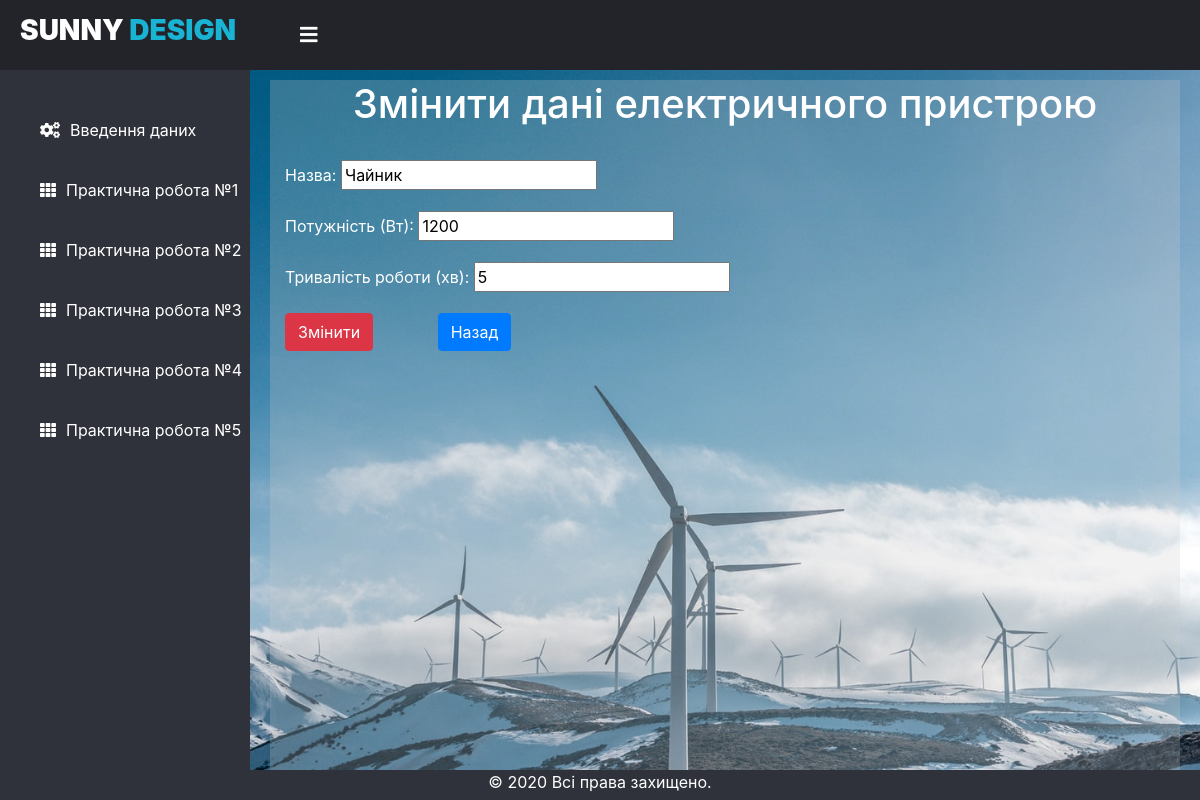
Page /laba/laba3/update_element/8 on the earlier database version.
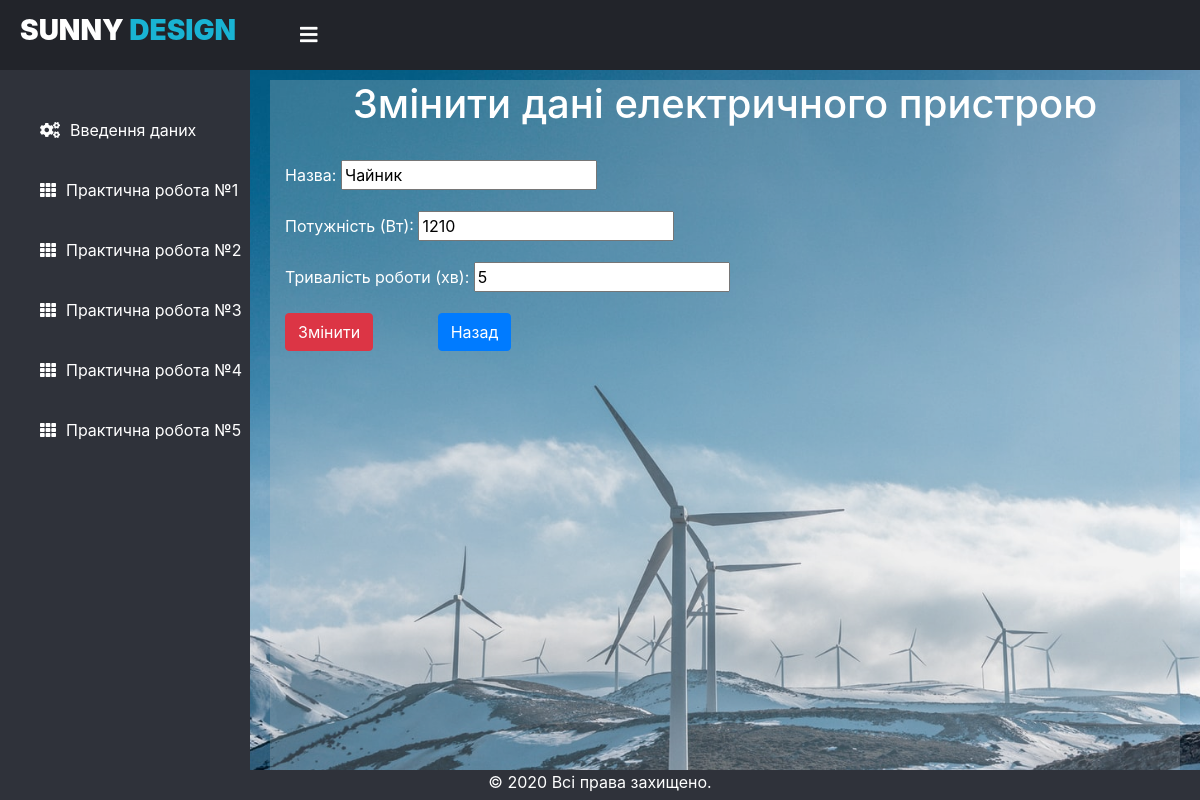
Same page on the later database version.
### laba/models.py (models this page shows)
class electricalAppliances(models.Model):
    name = models.CharField(max_length=30, verbose_name = "Назва")
    power = models.IntegerField(validators=[MinValueValidator(1)], verbose_name = "Потужність (Вт)")
    duration = models.IntegerField(validators=[MinValueValidator(1)], default=50, verbose_name = "Тривалість роботи (хв)")

### laba/views.py (the view)
# urls.py: path('laba3/update_element/<int:pk>', views.FormView3.update_element, name='laba3update'),
	def update_element(request, pk):
		device = electricalAppliances.objects.get(id=pk)
		form = electricalAppliancesForm(instance=device)
		if request.method == 'POST':
			form = electricalAppliancesForm(request.POST, instance=device)
			if form.is_valid():
				form.save()
				return redirect('/laba/laba3/')
		context = {'form': form, 'actions': "Змінити дані електричного пристрою", 'action': "Змінити"}
		return render(request, 'laba3_element_form.html', context)

### laba/forms.py
class electricalAppliancesForm(forms.ModelForm):
    class Meta:
        model = electricalAppliances
        fields = '__all__'

### templates/laba3_element_form.html (shortened to what this page needs)
{% extends "dashboard.html" %}
{% load static %}
    {% block head %}
    {{ block.super }}
    <link rel="stylesheet" href="https://stackpath.bootstrapcdn.com/bootstrap/4.5.2/css/bootstrap.min.css">
    <link rel="stylesheet" href="https://cdn.jsdelivr.net/npm/bootstrap-select@1.13.14/dist/css/bootstrap-select.min.css">
    <link rel="stylesheet" href="{% static 'css/style_new.css' %}">
    {% endblock %}
  {% block content %}
    <div class="container" id="gray_block" style="height: 88vh;">
      <h1 align="center">{{ actions }}</h1><br>
    <form action=""  method="post">
        <div class="form-row">
          {% for i in form %}
            <div class="form-group col-12">
              <label for="inputEmail4">{{ i.label }}:</label>
              {{ i }}
            </div>
            {% endfor %}
        </div>
        <input type="submit" name="submit" value="{{ action }}" type="button" class="btn btn-danger">
        <a class="btn btn-primary" href="{% url 'laba3' %}" role="button" style="margin-left: 60px;">Назад</a>
      </form>
    </div>
{% endblock %}

Differences in the rows shown:
changed electricalAppliances "Чайник": power "1200" → "1210"
